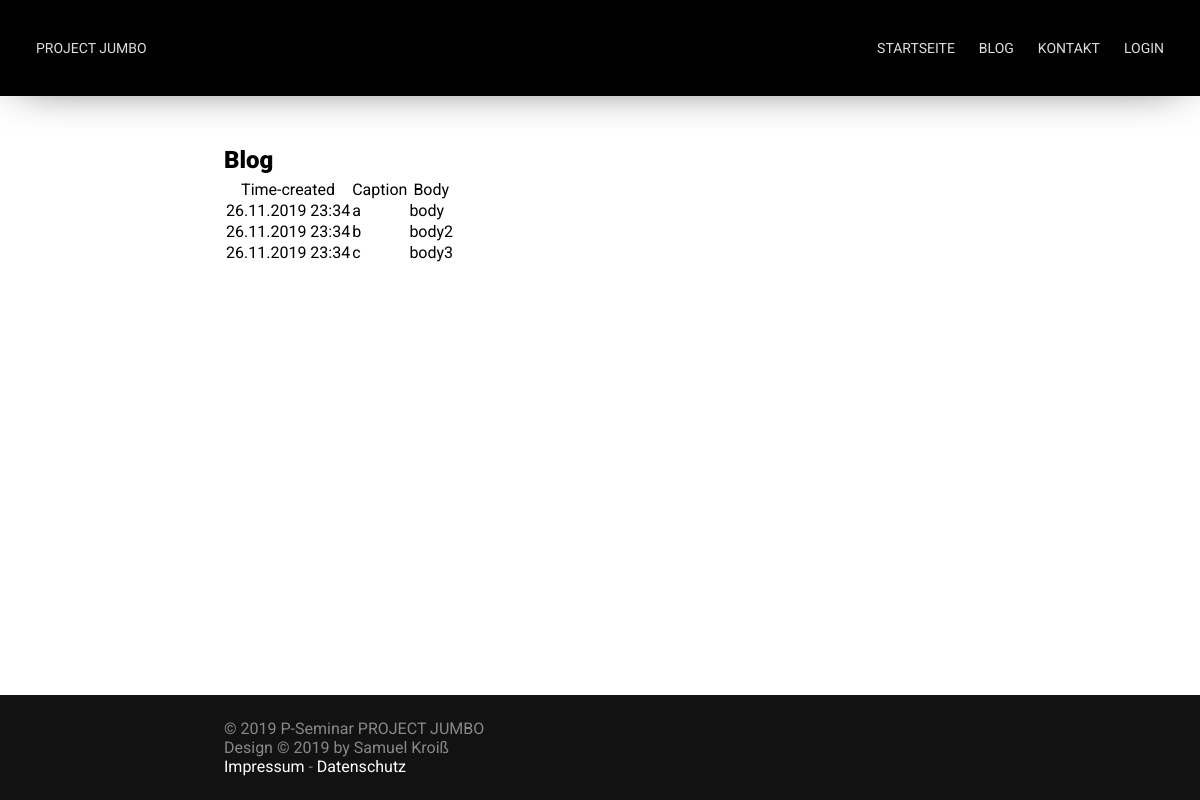
Page /blog on the committed database.
### app/models.py (models this page shows, shortened)
class Blog_Post(db.Model):
    id = db.Column(db.Integer, primary_key=True)
    caption = db.Column(db.String, nullable=False)
    body = db.Column(db.String, nullable=False)
    time_created = db.Column(db.DateTime, default=datetime.now() )

### app/routes.py (the view)
@app.route("/blog")
def blog():
    posts = Blog_Post.query.order_by(Blog_Post.time_created).all()
    return render_template("blog.html", title="Blog", posts=posts)

### templates/blog.html (shortened to what this page needs)
{% extends 'base.html' %}
{% block content %}
    <h2>Blog</h2>
    {% if posts|length < 1 %}
        <p>There are no Blogposts available!</p>
    {% else %}
        <table>
            <tr>
                <th>Time-created</th>
                <th>Caption</th>
                <th>Body</th>
            </tr>
            {% for post in posts %}
                <tr id="post_{{ post.id }}">
                    <td>{{ post.time_created.__format__("%d.%m.%Y %H:%M") }}</tds>
                    <td>{{ post.caption }}</td>
                    <td>{{ post.body }}</td>
                </tr>
            {% endfor %}
        </table>
    {% endif %}
{% endblock %}

### static/css/main.css (style rules this page uses)
* { margin: 0; padding: 0; font-family: 'Roboto', sans-serif; font-size: 16px; font-weight: 400; text-decoration: none; scroll-behavior: smooth; }
body { width: 100%; height: 100%; overflow-x: hidden; overflow-y: scroll; }
#content h1, #content h2 { font-size: 24px; font-weight: 900; padding-bottom: 4px; }

### static/css/nav.css (style rules this page uses)
:root { --link-color: #DEDEDE; }

### rows in the picture
Blog_Post: time_created.__format__ "26.11.2019 23:34", caption "a", body "body"
Blog_Post: time_created.__format__ "26.11.2019 23:34", caption "b", body "body2"
Blog_Post: time_created.__format__ "26.11.2019 23:34", caption "c", body "body3"
